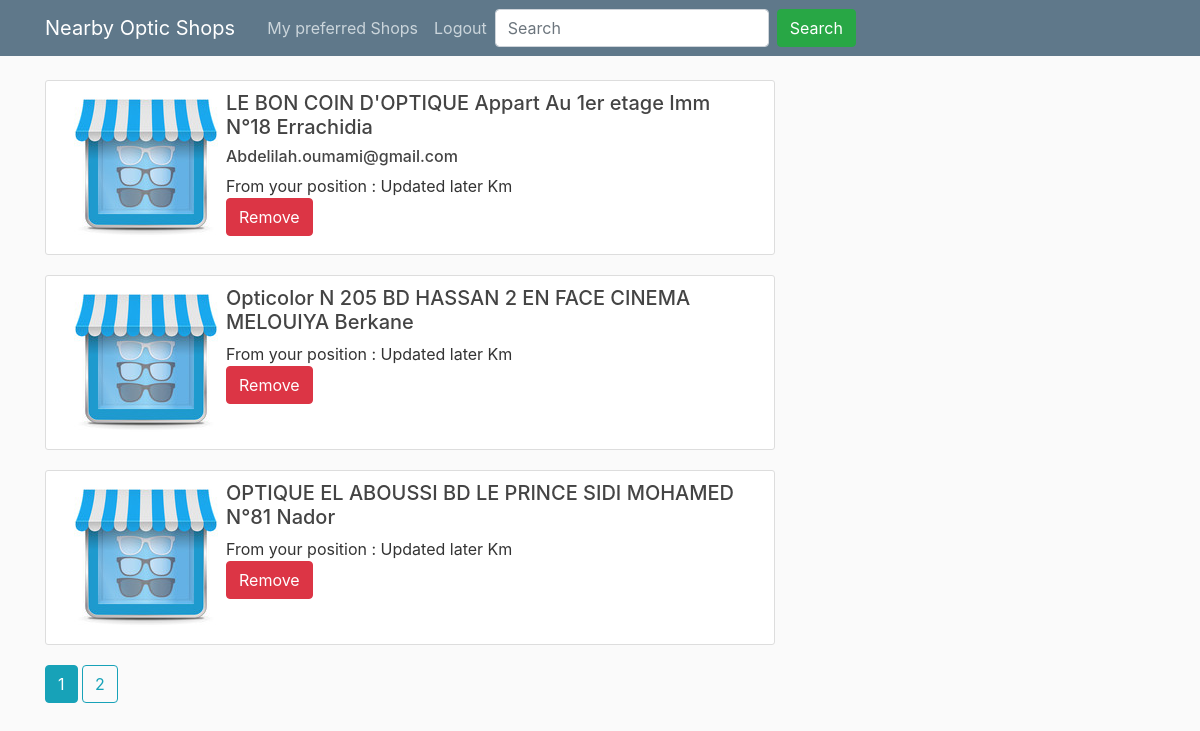
The page /PreferredShops (signed in) on the database as committed earlier.
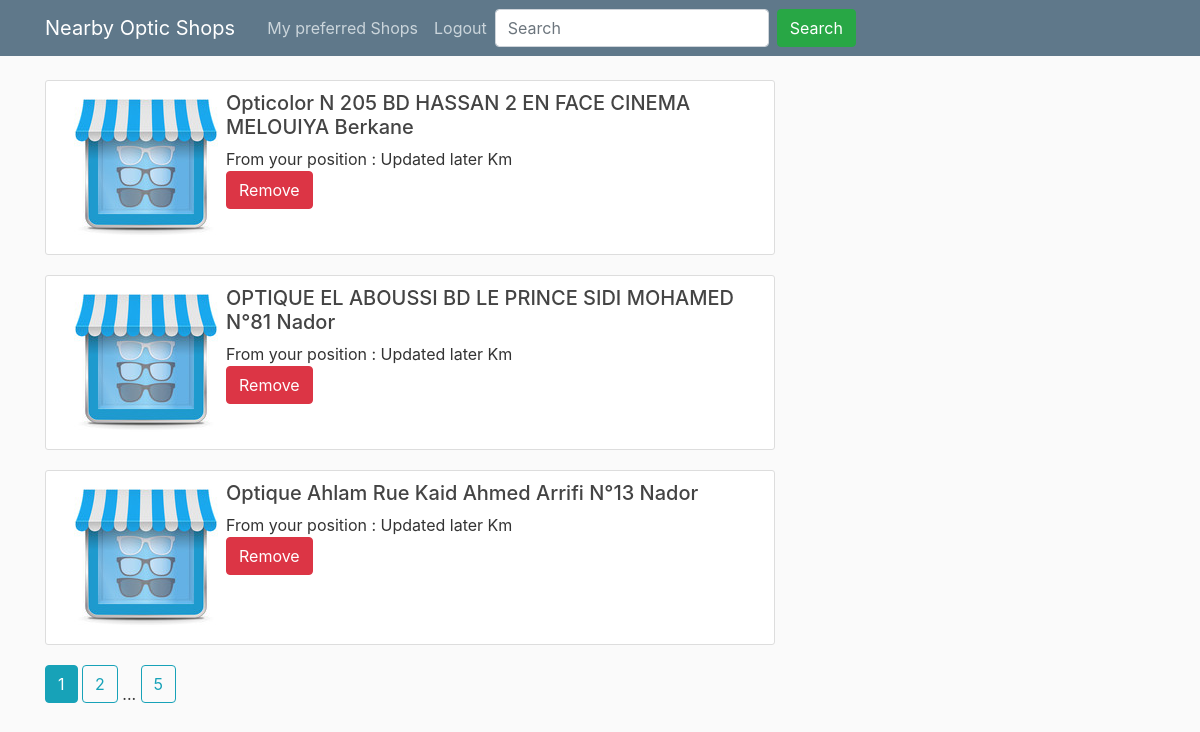
The same page on the database as committed later.
### shops_app/models.py (models this page shows, shortened)
class my_preferred_shops(db.Model):
	id = db.Column(db.Integer, primary_key=True)
	name = db.Column(db.String(30), nullable=False)
	address = db.Column(db.String(160), nullable=False)
	city = db.Column(db.String(16))
	email = db.Column(db.String(120))
	user_id = db.Column(db.Integer, db.ForeignKey('user.id'), nullable=False)

### shops_app/routes.py (the view)
@app.route('/PreferredShops')
def Preferred_Shops():
	page = request.args.get('page', 1, type=int)
	Shops = my_preferred_shops.query.filter_by(user_id=current_user.id).paginate(page=page, per_page=3)
	return render_template('my_preferred_shops.html',title='Preferred Shops',Shops=Shops)

### shops_app/models.py (called while the page is built)
@login_manager.user_loader
def load_user(user_id):
	return User.query.get(int(user_id))

### shops_app/templates/my_preferred_shops.html
{% extends 'layout.html' %}
{% block content %}
    {% for item in Shops.items%}
        <div class="media content-section">
            <img class="rounded mx-auto d-block" src="{{url_for('static',filename='picture/shop1.png')}}" alt="Generic placeholder image">
            <div class="media-body">
                <h5 class="mt-0">{{item.name}} {{item.address}} {{item.city}} </h5>
                    <div>
                        <h6 class="mt-0"> {{item.email}} </h6>
                    </div>
                    From your position : Updated later Km
              <div>
                  <a href="{{ url_for('Remove', removed_id=item.id) }}">
                      <button type="button" class="btn btn-danger">Remove</button>
                  </a>
              </div>
            </div>
        </div>
    {% endfor %}
    {% for num_page in Shops.iter_pages(left_edge=1,right_edge=1,left_current=1,right_current=2) %}
            {% if num_page %}
                {%if Shops.page == num_page %}
                    <a class="btn btn-info mb-4" href="{{url_for('Preferred_Shops',page=num_page)}}">{{ num_page }}</a>
                {% else %}
                    <a class="btn btn-outline-info mb-4" href="{{url_for('Preferred_Shops',page=num_page)}}">{{ num_page }}</a>
                {% endif %}
            {% else %}
                ...
            {% endif %}
    {% endfor %}
{% endblock content %}

Rows that differ between the two databases and show on the page:
removed my_preferred_shops: name "LE BON COIN D'OPTIQUE", address "Appart Au 1er etage Imm N°18", city "Errachidia", email "Abdelilah.oumami@gmail.com"
now on this page (row unchanged): my_preferred_shops: name "Optique Ahlam", address "Rue Kaid Ahmed Arrifi N°13", city "Nador"
Other text that changed with them:
new list line: "5"
